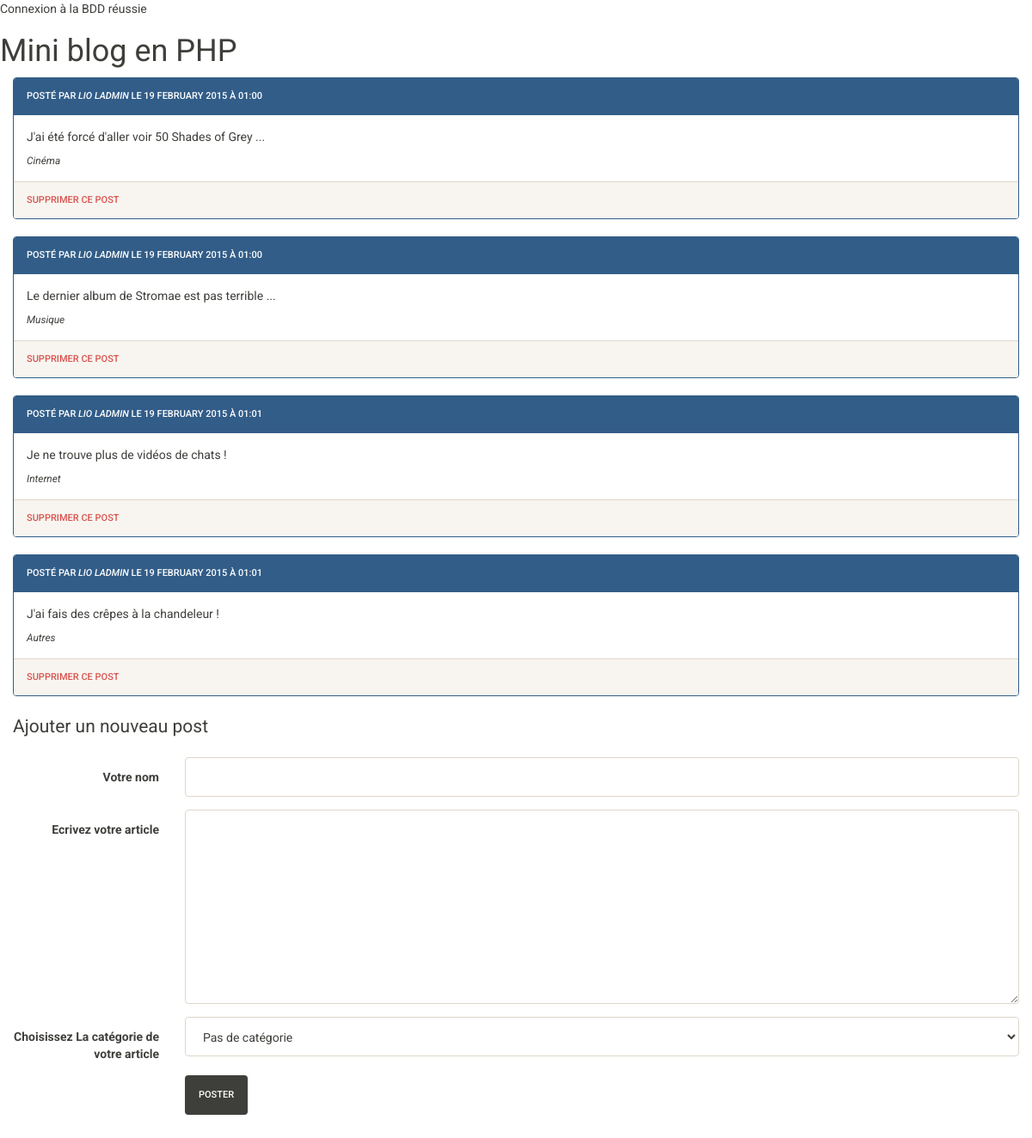
Before: / with the older database file.
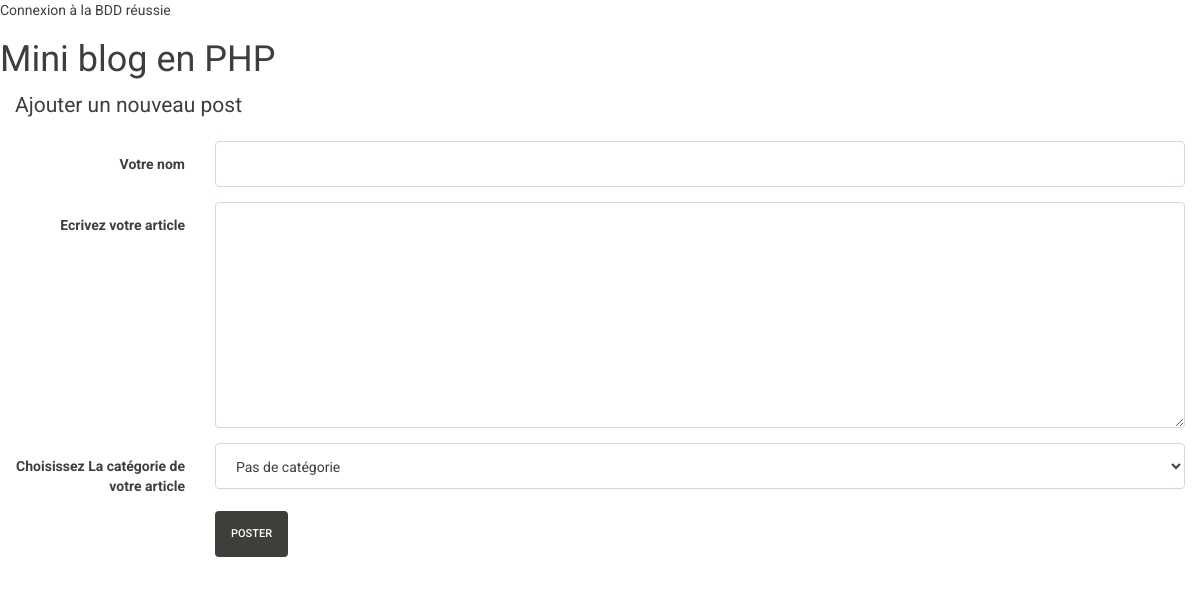
After: the same page with the newer database file.
### tables this page shows
CREATE TABLE IF NOT EXISTS `posts` (
  `id` tinyint(3) unsigned NOT NULL AUTO_INCREMENT,
  `content` text NOT NULL,
  `date` timestamp NOT NULL DEFAULT CURRENT_TIMESTAMP,
  `author_sign` varchar(200) NOT NULL,
  `id_cat` tinyint(3) unsigned DEFAULT NULL,
  PRIMARY KEY (`id`)
);

CREATE TABLE IF NOT EXISTS `categories` (
  `id` tinyint(3) unsigned NOT NULL AUTO_INCREMENT,
  `name` varchar(100) NOT NULL,
  PRIMARY KEY (`id`)
);

### index.php (called while the page is built, shortened)
<?php
include('models/posts.php');
try {
	$connexion = new PDO(DSN, USER, PASSWORD);
	$connexion->query('SET CHARACTER SET UTF8');
	$connexion->query('SET NAMES UTF8');
}catch(PDOException $e){
	die('index.php line 17'.$e->getMessage());
}
$posts = getPosts($connexion);
include('views/main.php');

### models/posts.php (called while the page is built, shortened)
<?php
function getPosts($dbConnexion){
	$sql = 'SELECT posts.id, author_sign, content, date, name
			FROM posts, categories
			WHERE posts.id_cat LIKE categories.id
			ORDER BY date';
	$res = $dbConnexion->query($sql);
	return $res->fetchAll();
}

### views/main.php (the view, shortened to what this page needs)
<!DOCTYPE html>
<html lang="fr">
<head>
	<link rel="stylesheet" href="views/css/style.css">
</head>
<body>
	<header>
		<h1>Mini blog en PHP</h1>
	</header>
	<div class="container-fluid">
		<main>
			<div class="posts">
				<?php foreach($posts as $post): ?>
					<div class="panel panel-primary">
						<div class="panel-heading">
							<?php $date = utf8_encode(strftime('%d %B %Y', strtotime($post['date']))); ?>
							<?php $hour = utf8_encode(strftime('%H:%M', strtotime($post['date']))); ?>
							<?php echo 'Posté par <em>'.$post['author_sign']."</em> le ".$date.' à '.$hour; ?>
						</div>
						<div class="panel-body">
							<p><?php echo $post['content']; ?></p>
							<small><em><?php echo $post['name']; ?></em></small>
						</div>
						<div class="panel-footer">
							<a class="text-danger" href="views/wantToDelete.php?to_delete=<?php echo $post['id']; ?>&content=<?php echo $post['content']; ?>">Supprimer ce post</a>
						</div>
					</div>
				<?php endforeach; ?>
			</div>
			<div class="form content-block">
				<form action="<?php echo $_SERVER['PHP_SELF']; ?>" method="POST" class="form-horizontal">
					<fieldset>
						<legend>Ajouter un nouveau post</legend>
						<div class="form-group">
							<label class="control-label col-sm-2" for="author_sign">Votre nom</label>
							<div class="col-sm-10">
								<input class="form-control" id="author_sign"type="text" name="author_sign">
							</div>
						</div>
						<div class="form-group">
							<label class="control-label col-sm-2" for="content">Ecrivez votre article</label>
							<div class="col-sm-10">
								<textarea class="form-control" name="content" id="content" cols="30" rows="10"></textarea>
							</div>
						</div>
						<div class="form-group">
							<label class="control-label col-sm-2" for="category">Choisissez La catégorie de votre article</label>
							<div class="col-sm-10">
								<select class="form-control" name="category" id="category">
									<option value="NULL" selected="selected">Pas de catégorie</option>
								</select>
							</div>
						</div>
						<div class="form-group">
							<div class="col-sm-offset-2 col-sm-10">
								<button type="submit" class="btn btn-default">Poster</button>
							</div>
						</div>
					</fieldset>
				</form>
			</div>
		</main>
	</div>
</body>
</html>

Changed rows visible on the page:
removed posts: author_sign "LIO LADMIN", date "19 FEBRUARY 2015", date "01:00", content "J'ai été forcé d'aller voir 50 Shades of Grey ...", categories.name "Cinéma"
removed posts: author_sign "LIO LADMIN", date "19 FEBRUARY 2015", date "01:00", content "Le dernier album de Stromae est pas terrible ...", categories.name "Musique"
removed posts: author_sign "LIO LADMIN", date "19 FEBRUARY 2015", date "01:01", content "Je ne trouve plus de vidéos de chats !", categories.name "Internet"
removed posts: author_sign "LIO LADMIN", date "19 FEBRUARY 2015", date "01:01", content "J'ai fais des crêpes à la chandeleur !", categories.name "Autres"
